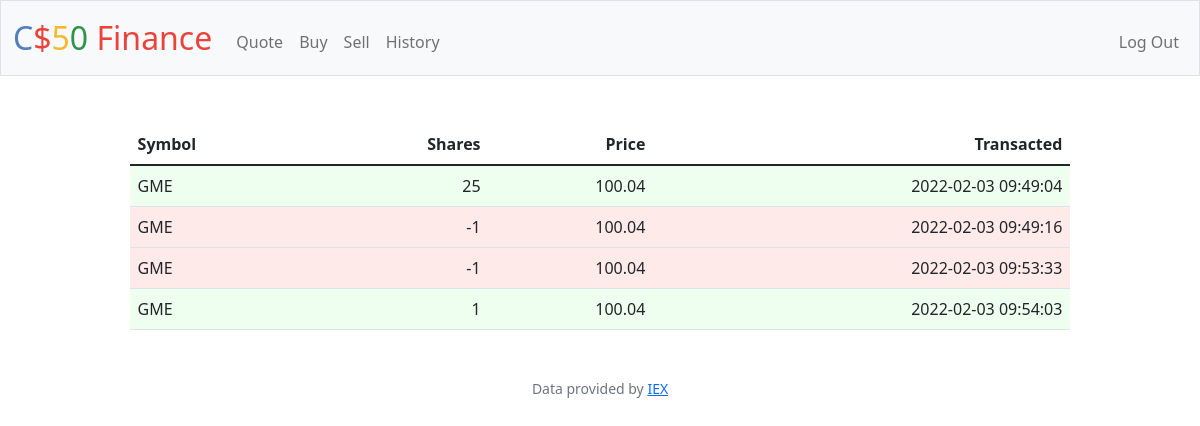
The app's page /history (signed in) with its own data.
### tables this page shows
CREATE TABLE 'transactions' ('id' INTEGER PRIMARY KEY NOT NULL, 'symbol' TEXT, 'shares' INTEGER, 'price' NUMERIC, 'user_id' INTEGER, 'date' DATETIME DEFAULT CURRENT_TIMESTAMP);

### app.py (the view)
@app.route("/history")
@login_required
def history():
    transactions = db.execute('SELECT * FROM transactions WHERE user_id = ?', session['user_id'])
    return render_template('history.html', transactions=transactions)

### app.py (called while the page is built)
@app.after_request
def after_request(response):
    response.headers["Cache-Control"] = "no-cache, no-store, must-revalidate"
    response.headers["Expires"] = 0
    response.headers["Pragma"] = "no-cache"
    return response

### helpers.py (called while the page is built)
def login_required(f):
    @wraps(f)
    def decorated_function(*args, **kwargs):
        if session.get("user_id") is None:
            return redirect("/login")
        return f(*args, **kwargs)
    return decorated_function

### templates/history.html (shortened to what this page needs)
{% extends "layout.html" %}
{% block main %}
   <table class="table tablestriped">
        <thead>
            <tr>
                <th class="text-start">Symbol</th>
                <th class="text-end">Shares</th>
                <th class="text-end">Price</th>
                <th class="text-end">Transacted</th>
            </tr>
        </thead>
       <tbody>
            {% for t in transactions %}
            <tr class={{ 'sell' if t['shares'] < 0 else 'buy' }}>
                <td class="text-start">{{ t["symbol"] }}</td>
                <td class="text-end">{{ t["shares"] }}</td>
                <td class="text-end">{{ t["price"] }}</td>
                <td class="text-end">{{ t["date"] }}</td>
            </tr>
            {% endfor %}
        </tbody>
    </table>
{% endblock %}

### static/styles.css (style rules this page uses)
.table { width:calc(100% - 20%); margin:0 10%; }
tr.buy { background-color:rgb(239, 255, 239); }
tr.sell { background-color: rgb(255, 234, 234); }

### records on screen
transactions: symbol "GME", shares "25", price "100.04", date "2022-02-03 09:49:04"
transactions: symbol "GME", shares "-1", price "100.04", date "2022-02-03 09:49:16"
transactions: symbol "GME", shares "-1", price "100.04", date "2022-02-03 09:53:33"
transactions: symbol "GME", shares "1", price "100.04", date "2022-02-03 09:54:03"
